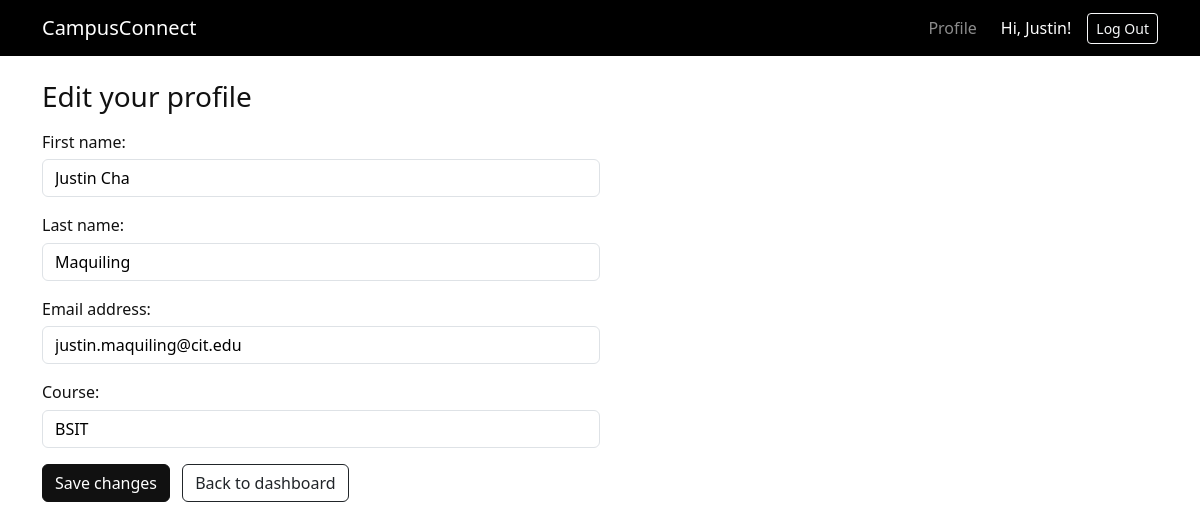
The app's page /accounts/profile/ (signed in) with its own data.
### accounts/models.py (models this page shows, shortened)
class CustomUser(AbstractUser):
    class Role(models.TextChoices):
        STUDENT =  "STUDENT", "Student"
        ADMIN = "ADMIN", "Administrator"
    role = models.CharField(max_length=10,
                            choices= Role.choices,
                            default=Role.STUDENT)
    course = models.CharField(max_length=50, blank=True)

### accounts/views.py (the view)
# urls.py: path("profile/", ProfileUpdateView.as_view(), name="profile"),
class ProfileUpdateView(LoginRequiredMixin, SuccessMessageMixin, UpdateView):
    form_class = UserProfileForm
    template_name = "dashboard/profile.html"
    success_url = reverse_lazy("profile")
    success_message = "Your profile has been updated."
    def get_object(self):
        return self.request.user

### accounts/forms.py
class UserProfileForm(forms.ModelForm):
    class Meta:
        model = CustomUser
        fields = ("first_name", "last_name", "email", "course")

### templates/dashboard/profile.html (shortened to what this page needs)
{% extends "base.html" %}
{% block content %}
<h1 class="h3 mb-3">Edit your profile</h1>
<form method="post" class="col-md-7 col-lg-6">
    {{ form.as_p }}
    <button class="btn btn-primary" type="submit">Save changes</button>
    <a class="btn btn-outline-dark ms-2" href="{% url 'dashboard' %}">Back to dashboard</a>
</form>
{% endblock %}

### templates/base.html (shortened to what this page needs)
<!DOCTYPE html>
<html>
    <head>
        <link href="https://cdn.jsdelivr.net/npm/bootstrap@5.3.3/dist/css/bootstrap.min.css" rel="stylesheet">
    </head>
    <body>
        <nav class="navbar navbar-expand navbar-dark bg-black">
            <div class="container">
                <a class="navbar-brand" href="{% url 'dashboard' %}">CampusConnect</a>
                <div class="navbar-nav ms-auto align-items-center gap-3">
                    {% if user.is_authenticated %}
                        <a class="nav-link" href="{% url 'profile' %}">Profile</a>
                        <span class="navbar-text text-white">Hi, {{ user.username }}!</span>
                        <form method="post" action="{% url 'logout' %}" class="m-0">
                            <button class="btn btn-outline-light btn-sm" type="submit">Log Out</button>
                        </form>
                    {% else %}
                        <a class="nav-link" href="{% url 'login' %}">Log In</a>
                        <a class="btn btn-light btn-sm" href="{% url 'signup' %}">Sign Up</a>
                    {% endif %}
                </div>
            </div>
        </nav>
        <main class="container py-4">
            {% block content %}{% endblock %}
        </main>
    </body>
</html>

### templates/base.html (style rules this page uses)
body { color: #111; background: #fff; }
a { color: #111; }
.btn-primary { --bs-btn-color: #fff; --bs-btn-bg: #111; --bs-btn-border-color: #111; --bs-btn-hover-color: #fff; --bs-btn-hover-bg: #333; --bs-btn-hover-border-color: #333; --bs-btn-active-bg: #000; --bs-btn-active-border-color: #000; }
form p { margin-bottom: 1rem; }
form label { display: block; margin-bottom: .35rem; }
form input:not([type=checkbox]), form select, form textarea { display: block; width: 100%; padding: .375rem .75rem; border: 1px solid #dee2e6; border-radius: .375rem; background-color: #fff; }

### records on screen
CustomUser: username "Justin", first_name "Justin Cha", last_name "Maquiling", email "justin.maquiling@cit.edu", course "BSIT"
